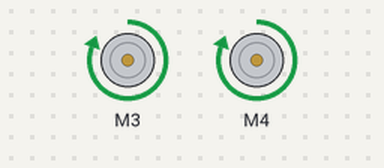
Bench run of a sketch on a simulated Arduino Uno, built with avr-gcc and run on an emulated ATmega328P. Parts: 2 × DC motor (green arrow = forward, orange = backward, longer = faster). What the sketch prints to the serial monitor is not drawn.

Above: at 1.0 s.
Timing chart, 0 to 5.8 s (numbered marks = the images above):
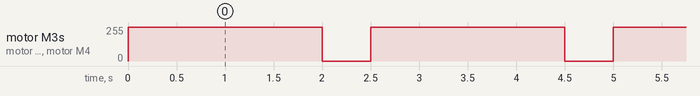

The sketch:

MotorFrontBack.ino
```cpp
#include <AFMotor.h>
#include <NewPing.h>

#define TRIGGER_PIN  14  // Arduino pin tied to trigger pin on the ultrasonic sensor.
#define ECHO_PIN     15  // Arduino pin tied to echo pin on the ultrasonic sensor.
#define MAX_DISTANCE 200 // Maximum distance we want to ping for (in centimeters). Maximum sensor distance is rated at 400-500cm.

AF_DCMotor Motor1(3);
AF_DCMotor Motor2(4);

NewPing sonar(TRIGGER_PIN, ECHO_PIN, MAX_DISTANCE); // NewPing setup of pins and maximum distance.

void setup()
{
  Serial.begin(9600);
}

boolean movingBack = false;

void loop()
{
    Serial.println("Forward...");
    Motor1.setSpeed(255);
    Motor2.setSpeed(255);
    Motor1.run(FORWARD);
    Motor2.run(FORWARD);
    delay(2000);

    brake();
//
   Serial.println("Backward...");
    //Motor1.setSpeed(255);
//    //Motor2.setSpeed(255);
//    Motor1.run(BACKWARD);
//    Motor2.run(BACKWARD);
//    delay(2000);
//
//    brake();

}

void brake(){
  Motor1.setSpeed(0);
  Motor2.setSpeed(0);
  Motor1.run(BRAKE);
  Motor2.run(BRAKE);
  delay(500);
}
```

Measured:
- by itself, motor M3, motor M4: alternates forward 255/255 for 2.0 s and stopped for 0.50 s
